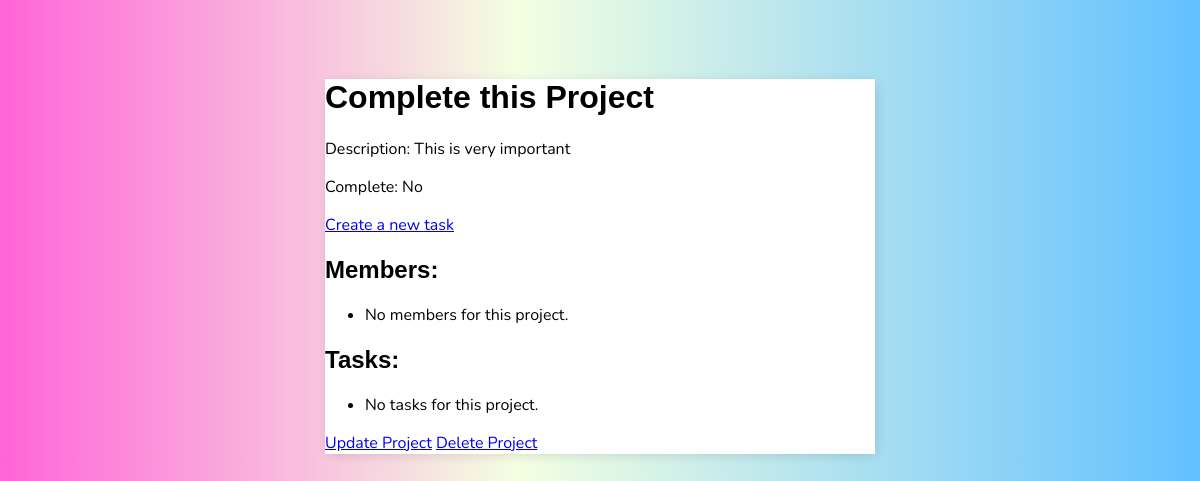
Page /project/1/ (signed in) on the earlier database version.
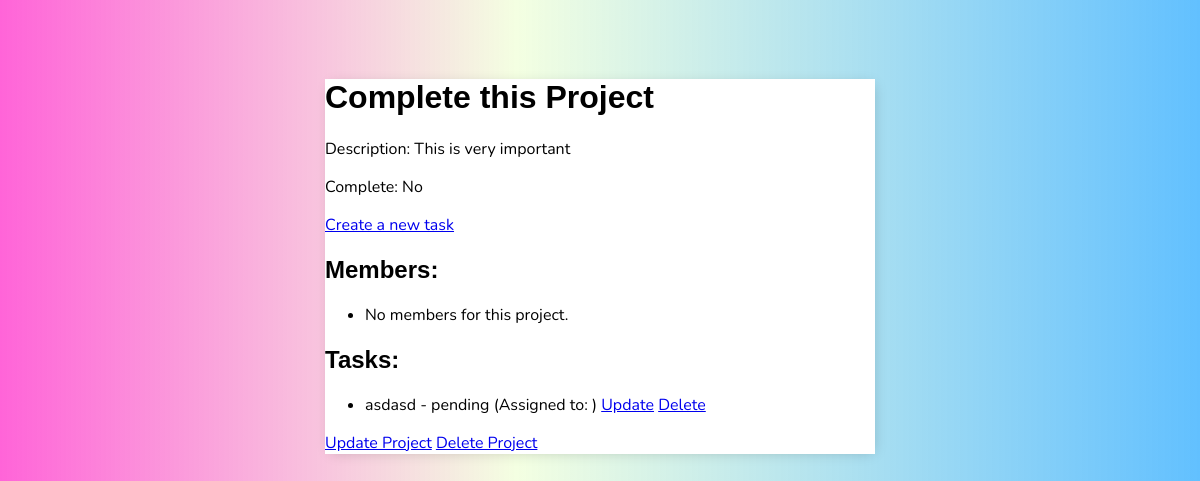
Same page on the later database version.
### projects/models.py (models this page shows, shortened)
class Task(models.Model):
    STATUS_CHOICES = [
        ('pending', 'Pending'),
        ('in_progress', 'In Progress'),
        ('completed', 'Completed')
    ]
    title = models.CharField(max_length=200)
    project = models.ForeignKey(Projects, on_delete=models.CASCADE, related_name='tasks')
    assigned_to = models.ForeignKey(User, on_delete=models.CASCADE, related_name='tasks_assigned', null=True, blank=True)
    description = models.TextField()
    status = models.CharField(max_length=50, choices=STATUS_CHOICES, default='pending')
    created = models.DateTimeField(auto_now_add=True)
    updated = models.DateTimeField(auto_now=True)
    class Meta:
        ordering = ['status', 'created']

### projects/views.py (the view)
# urls.py: path('project/<int:pk>/', ProjectDetail.as_view(), name='project_detail'),
class ProjectDetail(LoginRequiredMixin, DetailView):
    model = Projects
    context_object_name = 'project'
    template_name = 'projects/project_detail.html'
    def get_context_data(self, **kwargs):
        context = super().get_context_data(**kwargs)
        project = self.get_object()
        tasks = Task.objects.filter(project=project)
        context['tasks'] = tasks
        return context

### projects/templates/projects/project_detail.html
{% extends 'projects/main.html' %}
{% block content %}
<h1>{{ project.title }}</h1>
<p>Description: {{ project.description }}</p>
<p>Complete: {% if project.complete %} Yes {% else %} No {% endif %}</p>
<a href="{% url 'task_create' project.pk %}">Create a new task</a>
<h2>Members:</h2>
<ul>
  {% for member in project.members.all %}
    <li>{{ member.username }}</li>
  {% empty %}
    <li>No members for this project.</li>
  {% endfor %}
</ul>
<h2>Tasks:</h2>
<ul>
  {% for task in tasks %}
  <li>
    {{ task.title }} - {{ task.status }} (Assigned to: {{ task.user.username }})
    <a href="{% url 'task_update' project.pk task.pk %}">Update</a>
    <a href="{% url 'task_delete' project.pk task.pk %}">Delete</a>
  </li>
  {% empty %}
  <li>No tasks for this project.</li>
  {% endfor %}
</ul>
<a href="{% url 'project_update' project.pk %}">Update Project</a>
<a href="{% url 'project_delete' project.pk %}">Delete Project</a>
{% endblock content %}

Differences in the rows shown:
added Task: title "asdasd", status "pending"
Other differences:
text no longer shown: "No tasks for this project."
